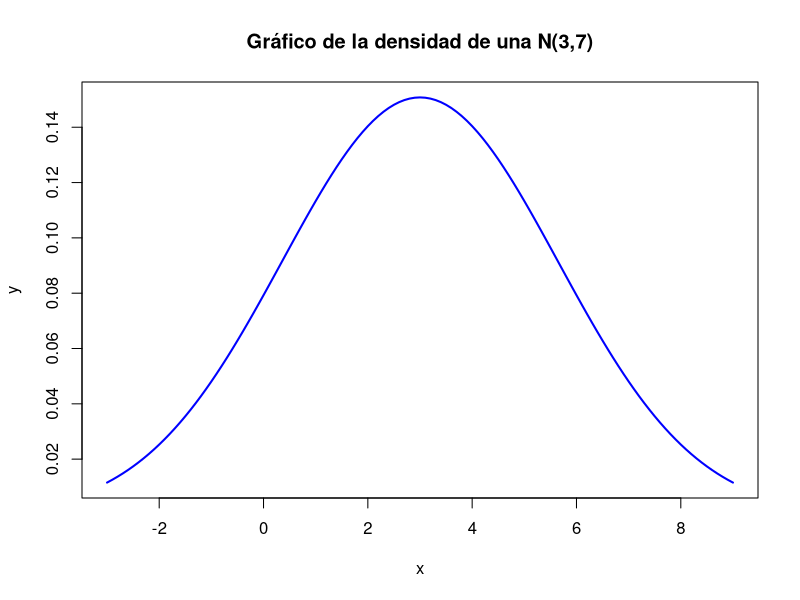
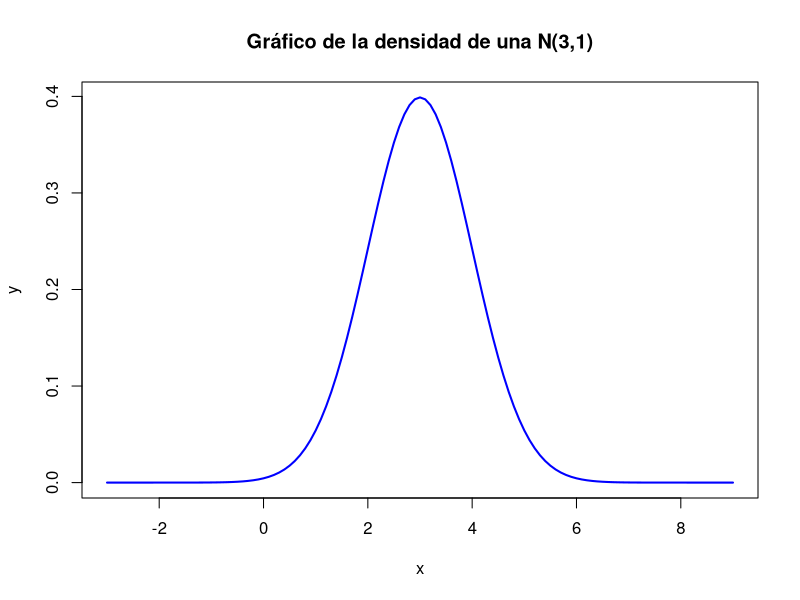
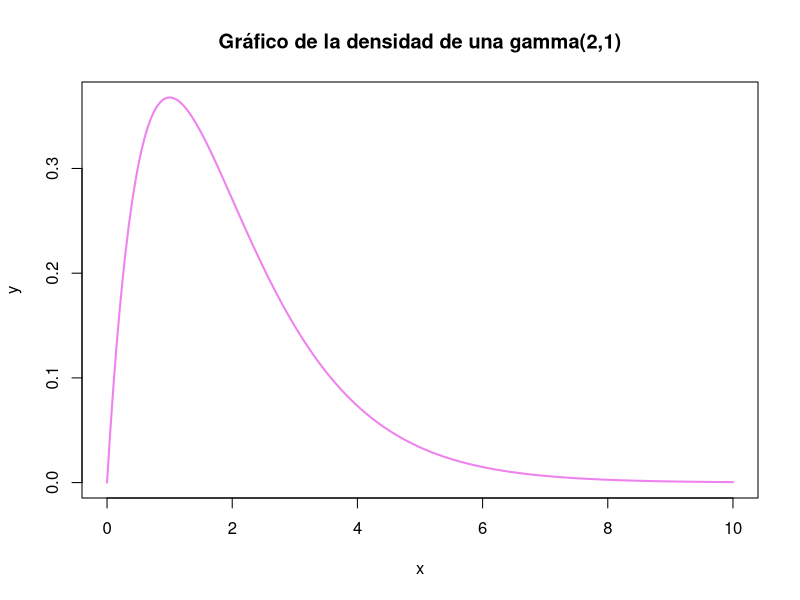
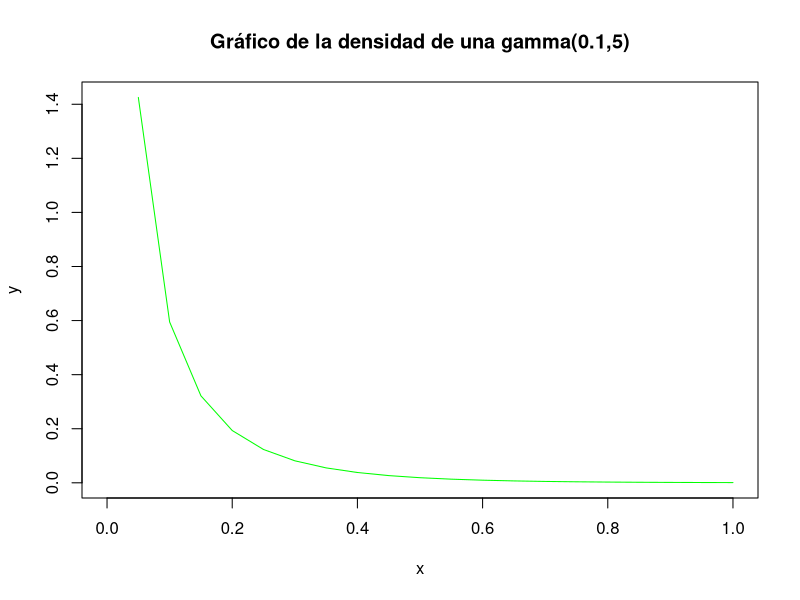
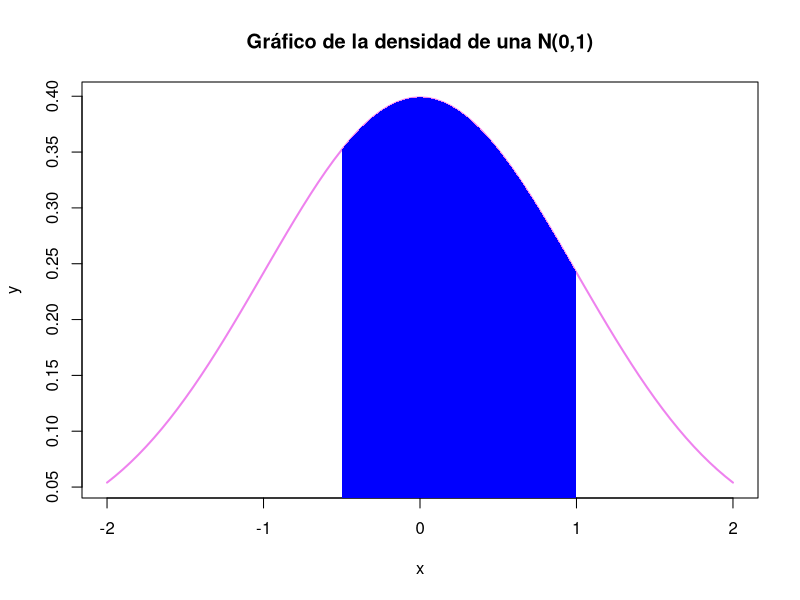
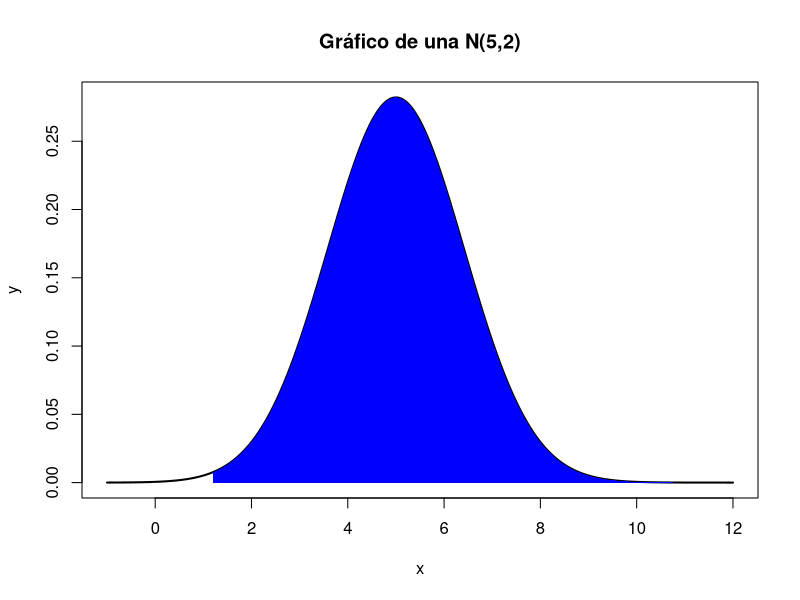

Reproduce these figures in R, in order.
#Ejercicio 5:

#5)a) 

#X ~ N(3,7)
x <- seq(-3,9,0.1)
y <- dnorm(x,mean=3,sd=sqrt(7)) 
plot(x,y,type = "l", main='Gráfico de la densidad de una N(3,7)', lwd = 2, col = "blue")

#Y ~ N(3,1)
x <- seq(-3,9,0.1)
y <- dnorm(x, y, mean = 3, sd = sqrt(1))
plot(x,y,type = "l", main='Gráfico de la densidad de una N(3,1)', lwd = 2, col = "blue")

#X ~ gamma(2,1)
x <- seq(0,10,by=0.05) 
y <- dgamma(x,shape=2,scale=1/1) # shape es alpha, scale=1/lambda; o bien rate=\lambda
plot(x,y,type = "l", lwd = 2, col = "violet",  main='Gráfico de la densidad de una gamma(2,1)')


#Y ~ gamma(0.1,5)
x <- seq(0,1,by=0.05) 
y <- dgamma(x,shape=0.1,scale=1/5) # shape es alpha, scale=1/lambda; o bien rate=\lambda
plot(x,y,type = "l", lwd = 1, col = "green",  main='Gráfico de la densidad de una gamma(0.1,5)')

#5)b)

#Z ~ N(0,1)

#P(-0.5 <= Z <= 1) = F(1) - F(-0.5) 
proba<- pnorm(1)-pnorm(-0.5)
res <- paste("P(-0.5 <= Z <= 1) = ", proba)
res

x<-seq(-2,2,by=0.05) 
y<-dnorm(x,0,1) 
plot(x,y,type = "l", lwd = 2, col = "violet", main = 'Gráfico de la densidad de una N(0,1)')

x2 <- seq(-0.5,1, 0.01)
y2 <-  dnorm(x2) 
x2 = c(-0.5,x2,1)
y2 = c(0,y2,0)
polygon(x2,y2, col="blue", border=NA)

#P(Z <= -10)
proba<- pnorm(-10, mean=0, sd=sqrt(1))
res <- paste("P(Z <= -10) = ", proba)
res


#X ~ N(5,2)

#P(X >= 1.2) = 1 - P(X < 1.2) = 1 - P(X <= 1.2)
proba<- 1-pnorm(1.2, mean=5, sd=sqrt(2))
res <- paste("P(X >= 1.2) = ", proba)
res

x<-seq(-1,12,by=0.05) 
y<-dnorm(x,mean=5, sd=sqrt(2))
 
plot(x,y,type = "l", lwd = 2, col = "black", main = 'Gráfico de una N(5,2)')

x2 <- seq(1.2,20, 0.01)
y2 <-  dnorm(x2,mean=5, sd=sqrt(2))
x2 = c(1.2,x2,20)
y2 = c(0,y2,0)
polygon(x2,y2, col="blue", border=NA)



#5)c)

#Y ~ N(2,16)
#P(Y >= z0)

z0 <- qnorm(0.117, mean = 2, sd = 4, lower.tail = FALSE)
res <- paste("el valor de z0 es: ", z0)
res

#Z ~ N(0,1)
z0neg <- qnorm(0.05, mean = 0, sd = 1)
z0 <- qnorm(0.95, mean = 0, sd = 1)
res <- paste("el valor de -z0 es: ", z0neg, " y el valor de z0 es: ", z0)
res

#X ~ N(0, 0.01)
z0neg <- qnorm(0.05, mean = 0, sd = sqrt(0.01))
z0 <- qnorm(0.95, mean = 0, sd = sqrt(0.01))
res <- paste("El valor de -z0 es: ", z0neg, " y el valor de z0 es: ", z0)
res

#5)d) X ~ gamma(4,2)
z0 <- qgamma(0.84, shape = 4, rate = 2)
z1 <- qgamma(0.16, shape = 4, rate = 2)
res <- paste("El valor de z0 es: ", z0, " y el valor de z1 es: ", z1)
res